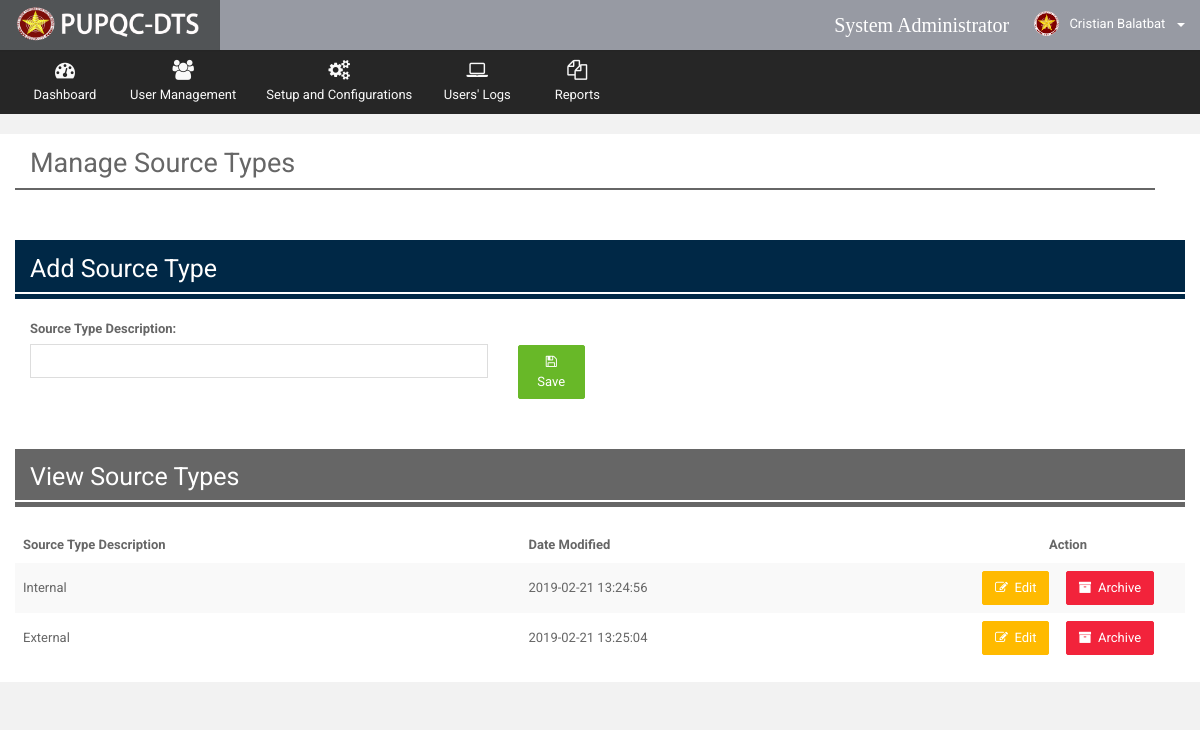
Screenshot of /Web/Admin/views/manage_source_type.php (signed in) with the database file from the repository.
### tables this page shows
CREATE TABLE `t_accounts` (
  `acc_ID` int(10) NOT NULL,
  `acc_empID` int(10) NOT NULL,
  `acc_username` varchar(100) NOT NULL,
  `acc_password` varchar(100) NOT NULL,
  `acc_email` varchar(255) DEFAULT NULL,
  `acc_user_role` int(10) NOT NULL,
  `acc_active_flag` varchar(20) NOT NULL DEFAULT 'Active',
  `acc_timestamp` datetime NOT NULL DEFAULT CURRENT_TIMESTAMP,
  `acc_mod_date` datetime NOT NULL DEFAULT CURRENT_TIMESTAMP
);

CREATE TABLE `t_employees` (
  `emp_ID` int(10) NOT NULL,
  `emp_lastname` varchar(100) NOT NULL,
  `emp_middlename` varchar(100) DEFAULT NULL,
  `emp_firstname` varchar(100) NOT NULL,
  `emp_office` int(10) NOT NULL,
  `emp_position` varchar(50) NOT NULL,
  `emp_picture` varchar(255) DEFAULT 'default.png',
  `emp_active_flag` bit(1) NOT NULL DEFAULT b'1',
  `emp_mod_date` datetime NOT NULL DEFAULT CURRENT_TIMESTAMP
);

CREATE TABLE `r_source_type` (
  `source_ID` int(10) NOT NULL,
  `source_desc` varchar(50) NOT NULL,
  `source_stat` bit(1) NOT NULL DEFAULT b'1',
  `source_timestamp` datetime NOT NULL DEFAULT CURRENT_TIMESTAMP
);

### Web/Admin/views/manage_source_type.php (the view, shortened to what this page needs)
<?php
    include("../utilities/Header.php");
    include("../utilities/Notification.php");
    include("../utilities/navibar.php");
    include("../utilities/Tables.php");
?>
      <div class="wrapper row-offcanvas row-offcanvas-left">
       <div class="content">
          <section class="main-content">
             <div class="col-md-12">
                 <h2 style="margin-top: 15px">Manage Source Types</h2>
                 <div class="row" style="padding:1px; background-color: #666666; margin-bottom: 50px; width: 100%"></div>
             </div>
            <div class="row" style="background-color: white">
              <div class="col-md-12" >
                <div class="box-info">
                       <div class="panel-heading" style="background-color: #002846; ">
                           <h4 style="color: white; font-size: 25px">Add Source Type</h4>
                           <div class="row" style="padding:1px; background-color:white;"></div>
                       </div>
                       <br>
                       <form action="../functionalities/insert_func.php" method="POST">
                         <div class="col-md-5">
                             <label><b>Source Type Description:</b></label>
                             <input type="text" class="form-control" name="srctype_desc" required/>
                         </div>
                         <div class="col-md-1">
                             <button class="btn btn-success" type="submit" name="add_src_type" style="margin-top: 26px"><i class="fa fa-save"></i> Save</button>
                         </div>
                       </form>
                  </div>
                </div>
              </div>
             <div class="row" style="background-color: white">
               <div class="col-md-12" style="margin-top: 50px;">
                 <div class="box-info" >
                       <div class="panel-heading" style="background-color: #666666; ">
                         <h4 style="color: white; font-size: 25px">View Source Types</h4>
                         <div class="row" style="padding:1px; background-color:white;"></div>
                       </div>
                       <br>
                       <div class="adv-table">
                         <table id="datatables" class="table table-striped table-no-border">
                           <thead>
                           <tr>
                               <th>Source Type Description</th>
                               <th>Date Modified</th>
                               <th style="text-align: center">Action</th>
                           </tr>
                           </thead>
                           <tbody>
                           <?php
                               $view_query = mysqli_query($connection,"SELECT * FROM `r_source_type` where source_stat = 1");
                               while($row = mysqli_fetch_assoc($view_query))
                               {
                                   $ID = $row["source_ID"];
                                   $srctype_name = $row["source_desc"];
                                   $srctype_datestamp = $row["source_timestamp"];
                           ?>
                               <tr class="gradeX">
                                   <td width=""><?php echo $srctype_name ?></td>
                                   <td width=""><?php echo $srctype_datestamp; ?></td>
                                   <td width="20%">
                                     <center>
                                       <a data-toggle="modal" href="#edit<?php echo $ID?>" class="btn btn-round btn-warning">
                                         <i class="fa fa-edit"></i>&nbsp;
                                         Edit
                                       </a>
                                       <a data-toggle="modal" href="#archive<?php echo $ID?>" class="btn btn-round btn-danger">
                                         <i class="fa fa-archive"></i>&nbsp;
                                         Archive
                                       </a>
                                     </center>
                                   </td>
                               </tr>
                           <?php } ?>
                           </tbody>
                         </table>
                       </div>
                 </div>
               </div>
             </div>
          </section>
       </div>
      </div>
   </body>
</html>

### Web/Admin/utilities/Notification.php (shortened to what this page needs)
<body class="page-header-fixed page-sidebar-fixed page-layout-full-width" style="background-color: #f2f2f2">
  <div >
    <div class="page-wrapper" >
      <header class="header">
        <div class="logo">
          <a data-toggle="modal" href="#about_us" class="logo-text">
            <img src="../../../resources-web/images/dtslogo.png" style="width:100%; margin: 1%;" alt="">
          </a>
        </div>
        <nav role="navigation" class="navbar navbar-static-top">
          <div class="navbar-right">
            <ul class="nav navbar-nav">
              <li>
                <p style="font-size: 20px; color: white; margin-top: 10px; font-family: agency fb">
                  System Administrator&nbsp;&nbsp;
                </p>
              </li>
              <li class="dropdown dropdown-user menu-user">
                <a href="#" data-toggle="dropdown" class="dropdown-toggle">
                   <?php
                        $userID = $_SESSION['UserID'];
                        $view_query = mysqli_query($connection,"SELECT * FROM `t_accounts` AS ACC
                                                                INNER JOIN `r_user_role` AS USR
                                                                INNER JOIN `t_employees` AS EMP
                                                                INNER JOIN `r_office` AS OFF
                                                                ON  ACC.acc_user_role = USR.usr_ID
                                                                and EMP.emp_office = OFF.office_ID
                                                                and ACC.acc_empID = EMP.emp_ID
                                                                WHERE ACC.acc_ID = '$userID'
                                                                ");
                        while($row = mysqli_fetch_assoc($view_query))
                        {
                            $emp_lname = $row["emp_lastname"];
                            $emp_fname = $row["emp_firstname"];
                            $compname = $emp_fname.' '.$emp_lname;
                        }
                   ?>
                  <img src="../../../resources-web/images/PUPlogo.png" alt="User Image" class="img-circle"/>
                  <span class="hidden-xs">
                     <?php echo $compname; ?>
                  </span>&nbsp;
                  <b class="caret"></b>
                </a>
                  </li>
                </ul>
          </div>
        </nav>
      </header>

### resources-web/assets/css/themes/default.css (style rules this page uses)
.page-wrapper { float: left; width: 100%; position: relative; }
.wrapper { width: 100%; min-height: 100%; float: left; }
.wrapper:before, .wrapper:after { content: " "; display: table; }
.wrapper:after { clear: both; }
.header { position: absolute; top: 0; left: 0; right: 0; z-index: 999; }
.content, .page-sidebar { min-height: 100%; display: block; }
.content { background-color: #262123; margin-left: 220px; }
.main-content { float: left; width: 100%; padding: 20px 15px; background-color: #f2f2f2; }
body .header { position: relative; max-height: 100px; }
body .header .navbar { height: 50px; margin-bottom: 0; margin-left: 220px; background-color: #858893d4; -webkit-box-shadow: 0 1px 1px rgba(0, 0, 0, 0.05); box-shadow: 0 1px 1px rgba(0, 0, 0, 0.05); }
body .header .navbar .navbar-right ul.navbar-nav > li { height: 50px; }
body .header .navbar .navbar-right ul.navbar-nav > li.dropdown-user img { margin-top: -3px; margin-right: 7px; height: 25px; }
body .header .navbar .nav a { padding-top: 14px; padding-bottom: 14px; }
body .header .logo { font-family: 'Squada One'; float: left; font-size: 30px; text-align: left; padding: 0 15px; width: 220px; height: 50px; display: block; background-color: #393235; -webkit-box-shadow: 0 1px 1px rgba(0, 0, 0, 0.05); box-shadow: 0 1px 1px rgba(0, 0, 0, 0.05); }
body .header .logo a.logo-text { color: #ffba00; -webkit-text-shadow: 3px 3px 3px rgba(0, 0, 0, 0.1); text-shadow: 3px 3px 3px rgba(0, 0, 0, 0.1); -webkit-transition: all 0.2s ease-out; -o-transition: all 0.2s ease-out; transition: all 0.2s ease-out; }
.page-header-fixed .header { position: fixed; }
.page-header-fixed .page-wrapper { margin-top: 50px; }
.page-layout-full-width .page-wrapper .header .logo { background-color: #515456; }
.page-layout-full-width .page-wrapper .header .logo a.logo-text { color: #68b828; }
.page-layout-full-width .page-wrapper .wrapper .content { margin: 0; }

### rows the page displays
t_accounts: acc_empID.emp_lastname "Cristian Balatbat"
r_source_type: source_desc "Internal", source_timestamp "2019-02-21 13:24:56"
r_source_type: source_desc "External", source_timestamp "2019-02-21 13:25:04"
